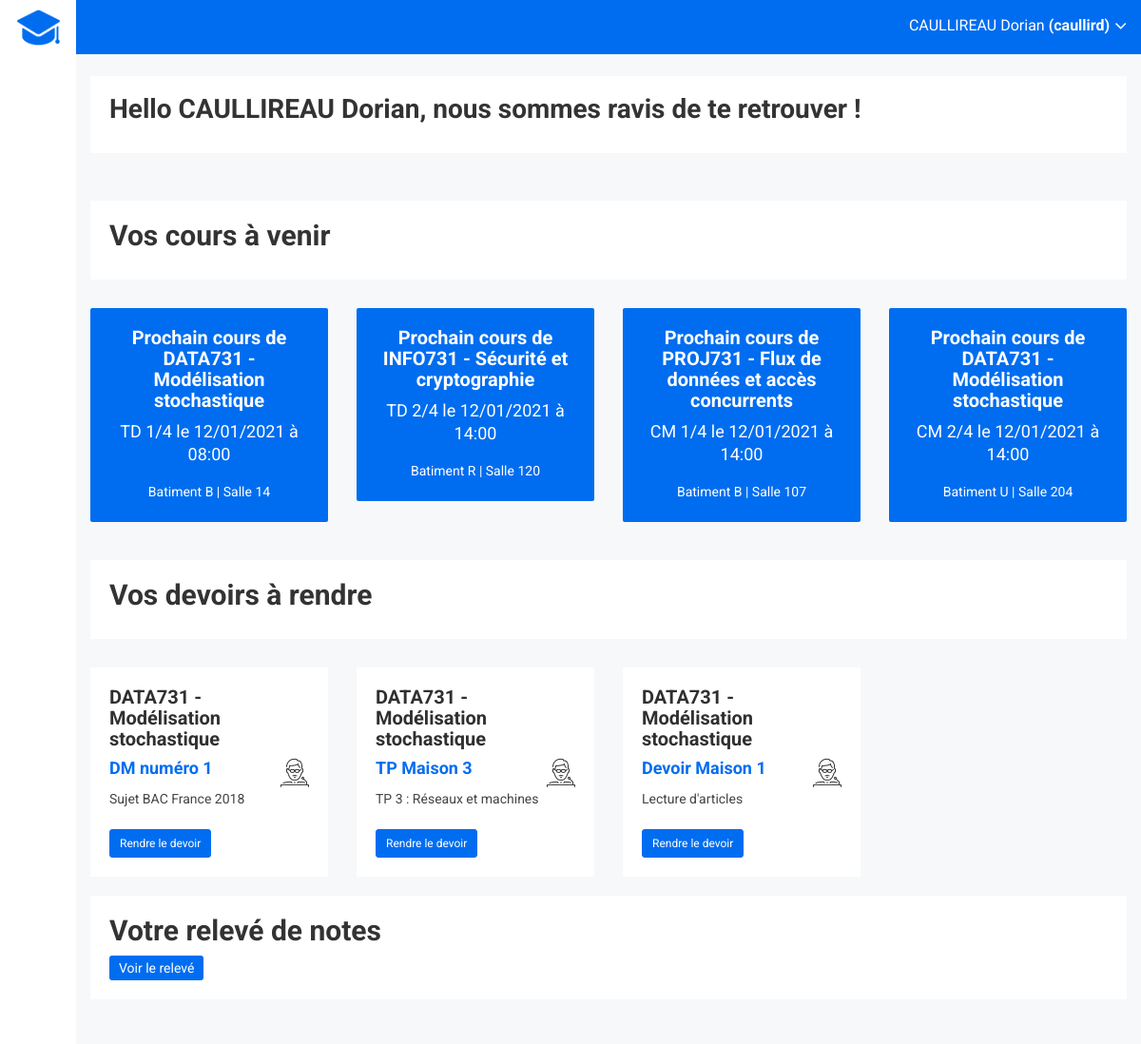
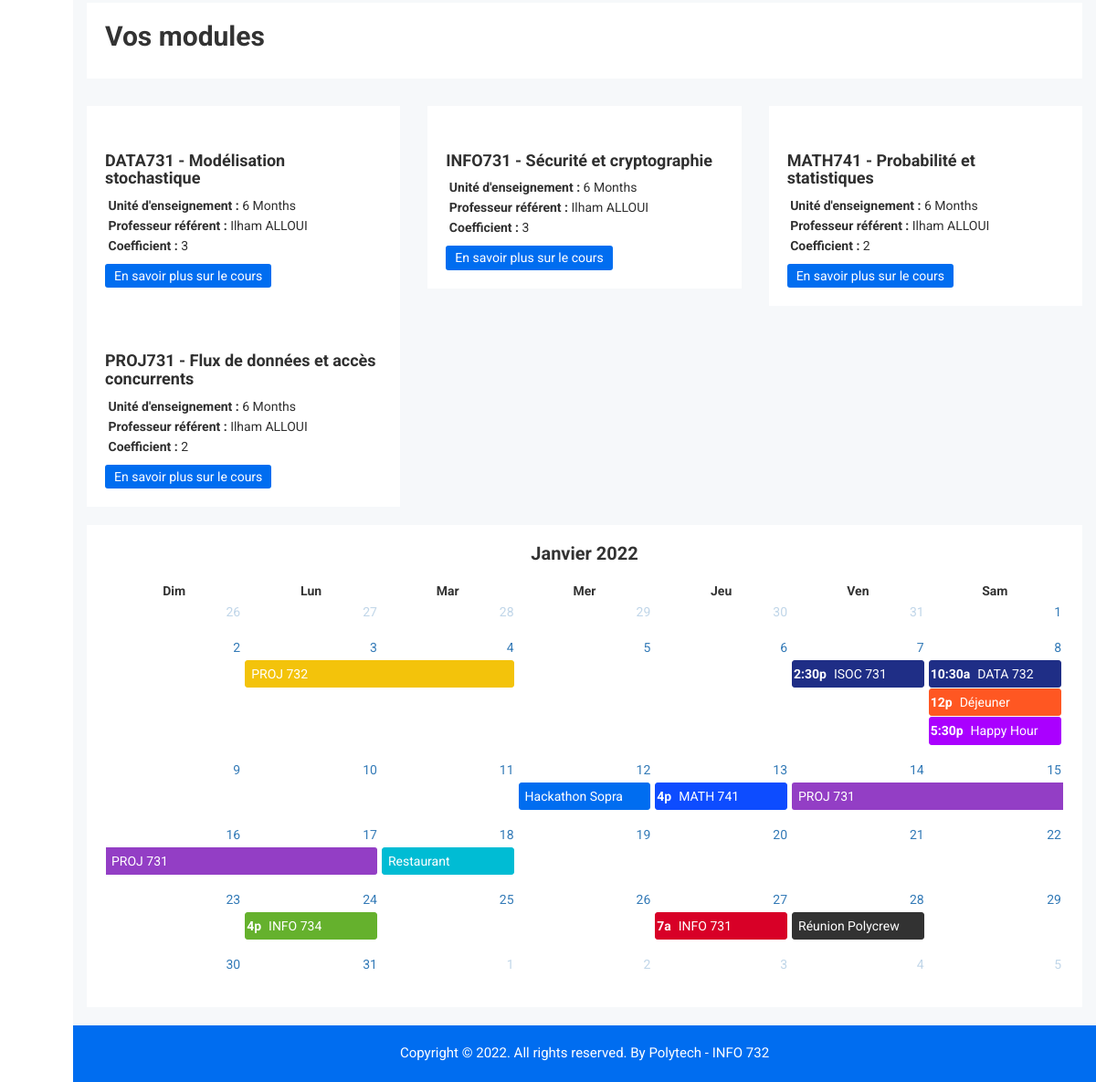
The page / on the database its author committed (2 pictures, top to bottom).
### tables this page shows
CREATE TABLE IF NOT EXISTS internaluser (
    idinternaluser int(11) NOT NULL AUTO_INCREMENT,
    name_user varchar(100) NOT NULL,
    forname_user varchar(100) NOT NULL,
    email varchar(100) NOT NULL,
    password varchar(100) NOT NULL,
    username varchar(100) NULL,
    picture varchar(255) NULL,
    admin boolean NOT NULL default FALSE,
    deleted boolean NOT NULL default FALSE,
    PRIMARY KEY (idinternaluser)
    );

CREATE TABLE IF NOT EXISTS course (
    idcourse int(11) NOT NULL AUTO_INCREMENT,
    title_course varchar(100) NOT NULL,
    description_course varchar(2000) NULL,
    day_course varchar(25) NOT NULL,
    timebegin_course TIME NOT NULL,
    timeend_course TIME NOT NULL,
    idteacher int(11) NOT NULL,
    idclassroom int(11) NOT NULL,
    idpeoplegroup int(11) NOT NULL,
    idmodule int(11) NOT NULL,
    idtypecourse int(11) NOT NULL,
    FOREIGN KEY (idteacher) REFERENCES teacher(idteacher),
    FOREIGN KEY (idclassroom) REFERENCES classroom(idclassroom),
    FOREIGN KEY (idpeoplegroup) REFERENCES peoplegroup(idpeoplegroup),
    FOREIGN KEY (idmodule) REFERENCES module(idmodule),
    FOREIGN KEY (idtypecourse) REFERENCES typecourse(idtypecourse),
    PRIMARY KEY (idcourse)
    );

CREATE TABLE IF NOT EXISTS module (
    idmodule int(11) NOT NULL AUTO_INCREMENT,
    title_module varchar(100) NOT NULL,
    description_module varchar(2000) NOT NULL,
    gradecoefficient_module float NOT NULL,
    idteacher int(11) NOT NULL,
    FOREIGN KEY (idteacher) REFERENCES teacher(idteacher),
    PRIMARY KEY (idmodule)
    );

CREATE TABLE IF NOT EXISTS building(
    idbuilding int(11) NOT NULL AUTO_INCREMENT,
    name_building varchar(100) NULL,
    description_building varchar(500) NULL,
    PRIMARY KEY (idbuilding)
    );

CREATE TABLE IF NOT EXISTS classroom (
    idclassroom int(11) NOT NULL AUTO_INCREMENT,
    name_classroom varchar(100) NULL,
    idbuilding int(11) NOT NULL,
    capacity_classroom int(11) NULL,
    description_classroom varchar(500) NULL,
    FOREIGN KEY (idbuilding) REFERENCES building(idbuilding),
    PRIMARY KEY (idclassroom)
    );

CREATE TABLE IF NOT EXISTS homework(
    idhomework int(11) NOT NULL AUTO_INCREMENT,
    title_homework varchar(100) NOT NULL,
    description_homework varchar(255) NULL,
    deadline DATETIME NOT NULL,
    checked boolean NOT NULL default FALSE,
    idmodule int(11) NOT NULL,
    idstudent int(11) NOT NULL,
    FOREIGN KEY (idstudent) REFERENCES student(idstudent),
    FOREIGN KEY (idmodule) REFERENCES module(idmodule),
    PRIMARY KEY (idhomework)
    );

### view/site/index.php (the view, shortened to what the rows shown need)
    <div class="breadcome-area">
        <div class="container-fluid">
            <div class="row">
                <div class="col-lg-12 col-md-12 col-sm-12 col-xs-12">
                    <div class="breadcome-list">
                        <div class="row">
                            <div class="col-lg-12 col-md-6 col-sm-12 col-xs-12">
                                <ul>
                                    <li><span><h1>Hello <?php echo $_SESSION["user"][0]->name_user ;?> <?php echo $_SESSION["user"][0]->forname_user ;?>, nous sommes ravis de te retrouver ! </h1></span>
                                    </li>
                                </ul>
                            </div>
                        </div>
                    </div>
                </div>
            </div>
        </div>
    </div>
</div>
<div class="breadcome-area">
    <div class="container-fluid">
        <div class="row">
            <div class="col-lg-12 col-md-12 col-sm-12 col-xs-12">
                <div class="breadcome-list">
                    <div class="row">
                        <div class="col-lg-6 col-md-6 col-sm-6 col-xs-12">
                            <ul>
                                <li><span><h2>Vos cours à venir </h2></span></li>
                            </ul>
                        </div>
                    </div>
                </div>
            </div>
        </div>
    </div>
</div>
<div class="widget-program-bg">
    <div class="container-fluid">
        <div class="row">
            <?php
                foreach($data['course'] as $course){
            ?>
                    <div class="col-lg-3 col-md-6 col-sm-6 col-xs-12">
                        <div class="hpanel shadow-inner hbggreen  bg-1 responsive-mg-b-30">
                            <div class="panel-body">
                                <div class="text-center content-bg-pro">
                                    <h3>Prochain cours de <?php echo $course->idmodule->title_module ?></h3>
                                    <p class="text-big font-light">
                                        <?php
                                            $date = new DateTime($course->timebegin_course);
                                            echo $course->title_course . " le " . $course->day_course . " à " . date_format($date, 'H:i');
                                        ?>
                                    </p>
                                    <small>
                                        <?php echo $course->idclassroom->idbuilding->name_building . " | Salle " . $course->idclassroom->name_classroom ?>
                                    </small>
                                </div>
                            </div>
                        </div>
                    </div>
            <?php
                }
            ?>
        </div>
    </div>
</div>
    <br>
<div class="breadcome-area">
    <div class="container-fluid">
        <div class="row">
            <div class="col-lg-12 col-md-12 col-sm-12 col-xs-12">
                <div class="breadcome-list">
                    <div class="row">
                        <div class="col-lg-6 col-md-6 col-sm-6 col-xs-12">
                            <ul>
                                <li><span><h2>Vos devoirs à rendre</h2></span></li>
                            </ul>
                        </div>
                    </div>
                </div>
            </div>
        </div>
    </div>
</div>
<div class="widgets-programs-area">
    <div class="container-fluid">
        <div class="row">
            <?php
                foreach($data['homework'] as $homework){
                    ?>
                        <div class="col-lg-3 col-md-6 col-sm-6 col-xs-12">
                            <div class="hpanel widget-int-shape responsive-mg-b-30">
                                <div class="panel-body">
                                    <div class="stats-title pull-left">
                                        <h4><?php echo $homework->idmodule->title_module;;  ?></h4>
                                    </div>
                                    <div class="stats-icon pull-right">
                                        <i class="educate-icon educate-professor"></i>
                                    </div>
                                    <div class="m-t-xl widget-cl-1">
                                        <h1 class="text-success"><?php echo $homework->title_homework; ?></h1>
                                        <small>
                                            <?php echo $homework->description_homework;  ?>
                                        </small>
                                    </div>
                                    <br>
                                    <button class="btn btn-success widget-btn-1 btn-sm">Rendre le devoir</button>
                                </div>
                            </div>
                        </div>
                    <?php
                }
            ?>
        </div>
    </div>
</div>
<div class="breadcome-area">
    <div class="container-fluid">
        <div class="row">
            <div class="col-lg-12 col-md-12 col-sm-12 col-xs-12">
                <div class="breadcome-list">
                    <div class="row">
                        <div class="col-lg-6 col-md-6 col-sm-6 col-xs-12">
                            <ul>
                                <li><span><h2>Votre relevé de notes </h2></span></li>
                            </ul>
                            <a class="product-buttons" href="<?php echo "?r=releve/student&id=".$_SESSION["user"][0]->idinternaluser?>">
                                <button type="button" class="button-default cart-btn">Voir le relevé</button>
                            </a>
                        </div>
                    </div>
                </div>
            </div>
        </div>
    </div>
</div>
<div class="breadcome-area">
    <div class="container-fluid">
        <div class="row">
            <div class="col-lg-12 col-md-12 col-sm-12 col-xs-12">
                <div class="breadcome-list">
                    <div class="row">
                        <div class="col-lg-6 col-md-6 col-sm-6 col-xs-12">
                            <ul>
                                <li><span><h2>Vos modules </h2></span></li>
                            </ul>
                        </div>
                    </div>
                </div>
            </div>
        </div>
    </div>
</div>
    <div class="courses-area mg-b-15">
    <div class="container-fluid">
        <div class="row">
            <?php
            foreach($data['module'] as $module){
            ?>
                <div class="col-lg-4 col-md-4 col-sm-4 col-xs-12">
                    <div class="courses-inner res-mg-t-30 table-mg-t-pro-n tb-sm-res-d-n dk-res-t-d-n">
                        <div class="courses-title">
                            <h2><?php echo $module->title_module; ?></h2>
                        </div>
                        <div class="course-des">
                            <p><span><i class="fa fa-clock"></i></span> <b>Unité d'enseignement : </b> 6 Months</p>
                            <p><span><i class="fa fa-clock"></i></span> <b>Professeur référent :</b> <?php echo $module->idteacher->idinternaluser->forname_user . " " . $module->idteacher->idinternaluser->name_user;  ?> </p>
                            <p><span><i class="fa fa-clock"></i></span> <b>Coefficient : </b><?php echo $module->gradecoefficient_module; ?></p>
                        </div>
                        <div class="product-buttons">
                            <a class="product-buttons" href="<?php echo "?r=course/student&id=".$module->idmodule?>">
                                <button type="button" class="button-default cart-btn">En savoir plus sur le cours</button>
                            </a>
                        </div>
                    </div>
                </div>
            <?php
            }
            ?>
        </div>
    </div>
</div>
<div class="calender-area mg-b-15">
    <div class="container-fluid">
        <div class="row">
            <div class="col-lg-12">
                <div class="calender-inner">
                    <div id='calendar'></div>
                </div>
            </div>
        </div>
    </div>
</div>

### view/header.php (shortened to what the rows shown need)
<!doctype html>
<html class="no-js" lang="en">
<head>
    <link rel="stylesheet" href="css/bootstrap.min.css">
    <link rel="stylesheet" href="css/font-awesome.min.css">
    <link rel="stylesheet" href="css/owl.carousel.css">
    <link rel="stylesheet" href="css/owl.theme.css">
    <link rel="stylesheet" href="css/owl.transitions.css">
    <link rel="stylesheet" href="css/animate.css">
    <link rel="stylesheet" href="css/normalize.css">
    <link rel="stylesheet" href="css/meanmenu.min.css">
    <link rel="stylesheet" href="css/main.css">
    <link rel="stylesheet" href="css/educate-custon-icon.css">
    <link rel="stylesheet" href="css/morrisjs/morris.css">
    <link rel="stylesheet" href="css/scrollbar/jquery.mCustomScrollbar.min.css">
    <link rel="stylesheet" href="css/metisMenu/metisMenu.min.css">
    <link rel="stylesheet" href="css/metisMenu/metisMenu-vertical.css">
    <link rel="stylesheet" href="css/calendar/fullcalendar.min.css">
    <link rel="stylesheet" href="css/calendar/fullcalendar.print.min.css">
    <link rel="stylesheet" href="css/template_style.css">
    <link rel="stylesheet" href="css/responsive.css">
</head>
<body class="mini-navbar">
<div class="left-sidebar-pro">
    <nav id="sidebar" class="active">
        <div class="sidebar-header">
            <strong><a href="."><img src="img/logo/logosn.png" alt="" /></a></strong>
        </div>
    </nav>
</div>
<div class="all-content-wrapper">
    <div class="container-fluid">
        <div class="row">
            <div class="col-lg-12 col-md-12 col-sm-12 col-xs-12">
                <div class="logo-pro">
                    <a href="index.html"><img class="main-logo" src="img/logo/logo.png" alt="" /></a>
                </div>
            </div>
        </div>
    </div>
    <div class="header-advance-area">
        <div class="header-top-area">
            <div class="container-fluid">
                <div class="row">
                    <div class="col-lg-12 col-md-12 col-sm-12 col-xs-12">
                        <div class="header-top-wraper">
                            <div class="row">
                                <div class="col-lg-1 col-md-0 col-sm-1 col-xs-12">
                                    <div class="menu-switcher-pro">
                                        <button type="button" id="sidebarCollapse" class="btn bar-button-pro header-drl-controller-btn btn-info navbar-btn">
                                        </button>
                                    </div>
                                </div>
                                <div class="col-lg-5 col-md-5 col-sm-12 col-xs-12">
                                    <div class="header-right-info">
                                        <ul class="nav navbar-nav mai-top-nav header-right-menu">
                                            <li class="nav-item">
                                                <a href="#" data-toggle="dropdown" role="button" aria-expanded="false" class="nav-link dropdown-toggle">
                                                    <span class="admin-name"><?php echo $_SESSION["user"][0]->name_user ;?> <?php echo $_SESSION["user"][0]->forname_user ;?> <b>(<?php echo $_SESSION["user"][0]->username ;?>)</b></span>
                                                    <i class="fa fa-angle-down edu-icon edu-down-arrow"></i>
                                                </a>
                                            </li>
                                        </ul>
                                    </div>
                                </div>
                                <div class="col-lg-2 col-md-3 col-sm-2 col-xs-4">
                                </div>
                            </div>
                        </div>
                    </div>
                </div>
            </div>
        </div>

### rows shown on the page
internaluser: name_user "CAULLIREAU", forname_user "Dorian", username "caullird"
course: idmodule.title_module "DATA731 - Modélisation stochastique", title_course "TD 1/4", day_course "12/01/2021", timebegin_course "08:00", idclassroom.name_classroom "14"
building: name_building "Batiment B"
course: idmodule.title_module "INFO731 - Sécurité et cryptographie", title_course "TD 2/4", day_course "12/01/2021", timebegin_course "14:00", idclassroom.name_classroom "120"
building: name_building "Batiment R"
course: idmodule.title_module "PROJ731 - Flux de données et accès concurrents", title_course "CM 1/4", day_course "12/01/2021", timebegin_course "14:00", idclassroom.name_classroom "107"
course: idmodule.title_module "DATA731 - Modélisation stochastique", title_course "CM 2/4", day_course "12/01/2021", timebegin_course "14:00", idclassroom.name_classroom "204"
building: name_building "Batiment U"
homework: idmodule.title_module "DATA731 - Modélisation stochastique", title_homework "DM numéro 1", description_homework "Sujet BAC France 2018"
homework: idmodule.title_module "DATA731 - Modélisation stochastique", title_homework "TP Maison 3", description_homework "TP 3 : Réseaux et machines"
homework: idmodule.title_module "DATA731 - Modélisation stochastique", title_homework "Devoir Maison 1", description_homework "Lecture d'articles"
module: title_module "DATA731 - Modélisation stochastique", gradecoefficient_module "3"
internaluser: forname_user "Ilham", name_user "ALLOUI"
module: title_module "INFO731 - Sécurité et cryptographie", gradecoefficient_module "3"
module: title_module "MATH741 - Probabilité et statistiques", gradecoefficient_module "2"
module: title_module "PROJ731 - Flux de données et accès concurrents", gradecoefficient_module "2"
